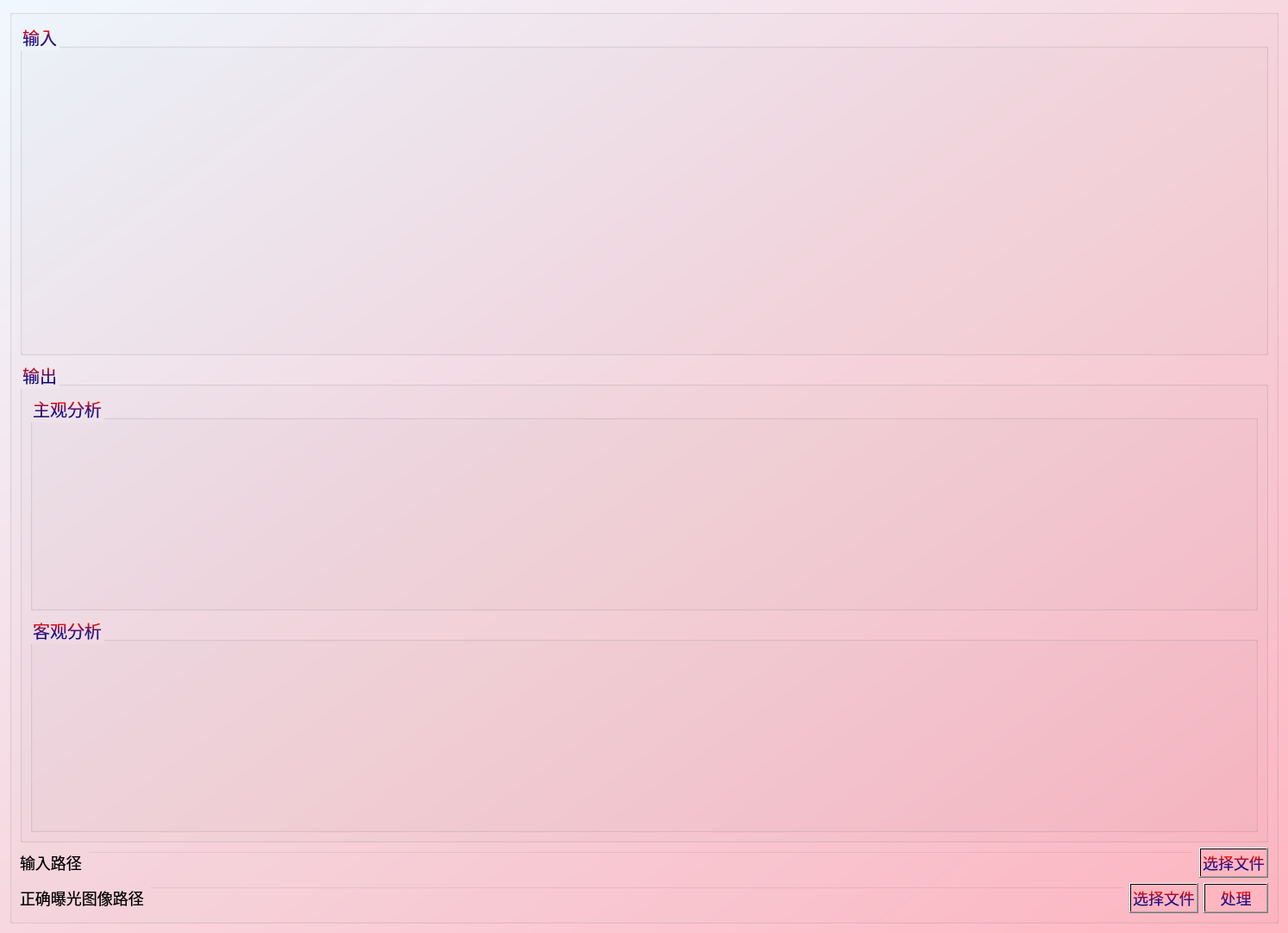
<?xml version="1.0" encoding="UTF-8"?>
<ui version="4.0">
 <class>Form</class>
 <widget class="QWidget" name="Form">
  <property name="geometry">
   <rect>
    <x>0</x>
    <y>0</y>
    <width>1476</width>
    <height>1082</height>
   </rect>
  </property>
  <property name="palette">
   <palette>
    <active>
     <colorrole role="WindowText">
      <brush brushstyle="LinearGradientPattern">
       <gradient startx="0.000000000000000" starty="1.000000000000000" endx="0.000000000000000" endy="0.000000000000000" type="LinearGradient" spread="PadSpread" coordinatemode="ObjectBoundingMode">
        <gradientstop position="0.000000000000000">
         <color alpha="255">
          <red>0</red>
          <green>0</green>
          <blue>0</blue>
         </color>
        </gradientstop>
        <gradientstop position="0.050000000000000">
         <color alpha="255">
          <red>14</red>
          <green>8</green>
          <blue>73</blue>
         </color>
        </gradientstop>
        <gradientstop position="0.360000000000000">
         <color alpha="255">
          <red>28</red>
          <green>17</green>
          <blue>145</blue>
         </color>
        </gradientstop>
        <gradientstop position="0.600000000000000">
         <color alpha="255">
          <red>126</red>
          <green>14</green>
          <blue>81</blue>
         </color>
        </gradientstop>
        <gradientstop position="0.750000000000000">
         <color alpha="255">
          <red>234</red>
          <green>11</green>
          <blue>11</blue>
         </color>
        </gradientstop>
        <gradientstop position="0.790000000000000">
         <color alpha="255">
          <red>244</red>
          <green>70</green>
          <blue>5</blue>
         </color>
        </gradientstop>
        <gradientstop position="0.860000000000000">
         <color alpha="255">
          <red>255</red>
          <green>136</green>
          <blue>0</blue>
         </color>
        </gradientstop>
        <gradientstop position="0.935000000000000">
         <color alpha="255">
          <red>239</red>
          <green>236</green>
          <blue>55</blue>
         </color>
        </gradientstop>
       </gradient>
      </brush>
     </colorrole>
     <colorrole role="Button">
      <brush brushstyle="LinearGradientPattern">
       <gradient startx="0.000000000000000" starty="0.000000000000000" endx="1.000000000000000" endy="1.000000000000000" type="LinearGradient" spread="PadSpread" coordinatemode="ObjectBoundingMode">
        <gradientstop position="0.000000000000000">
         <color alpha="255">
          <red>240</red>
          <green>248</green>
          <blue>255</blue>
         </color>
        </gradientstop>
        <gradientstop position="1.000000000000000">
         <color alpha="255">
          <red>255</red>
          <green>182</green>
          <blue>193</blue>
         </color>
        </gradientstop>
       </gradient>
      </brush>
     </colorrole>
     <colorrole role="Text">
      <brush brushstyle="LinearGradientPattern">
       <gradient startx="0.000000000000000" starty="1.000000000000000" endx="0.000000000000000" endy="0.000000000000000" type="LinearGradient" spread="PadSpread" coordinatemode="ObjectBoundingMode">
        <gradientstop position="0.000000000000000">
         <color alpha="255">
          <red>0</red>
          <green>0</green>
          <blue>0</blue>
         </color>
        </gradientstop>
        <gradientstop position="0.050000000000000">
         <color alpha="255">
          <red>14</red>
          <green>8</green>
          <blue>73</blue>
         </color>
        </gradientstop>
        <gradientstop position="0.360000000000000">
         <color alpha="255">
          <red>28</red>
          <green>17</green>
          <blue>145</blue>
         </color>
        </gradientstop>
        <gradientstop position="0.600000000000000">
         <color alpha="255">
          <red>126</red>
          <green>14</green>
          <blue>81</blue>
         </color>
        </gradientstop>
        <gradientstop position="0.750000000000000">
         <color alpha="255">
          <red>234</red>
          <green>11</green>
          <blue>11</blue>
         </color>
        </gradientstop>
        <gradientstop position="0.790000000000000">
         <color alpha="255">
          <red>244</red>
          <green>70</green>
          <blue>5</blue>
         </color>
        </gradientstop>
        <gradientstop position="0.860000000000000">
         <color alpha="255">
          <red>255</red>
          <green>136</green>
          <blue>0</blue>
         </color>
        </gradientstop>
        <gradientstop position="0.935000000000000">
         <color alpha="255">
          <red>239</red>
          <green>236</green>
          <blue>55</blue>
         </color>
        </gradientstop>
       </gradient>
      </brush>
     </colorrole>
     <colorrole role="ButtonText">
      <brush brushstyle="LinearGradientPattern">
       <gradient startx="0.000000000000000" starty="1.000000000000000" endx="0.000000000000000" endy="0.000000000000000" type="LinearGradient" spread="PadSpread" coordinatemode="ObjectBoundingMode">
        <gradientstop position="0.000000000000000">
         <color alpha="255">
          <red>0</red>
          <green>0</green>
          <blue>0</blue>
         </color>
        </gradientstop>
        <gradientstop position="0.050000000000000">
         <color alpha="255">
          <red>14</red>
          <green>8</green>
          <blue>73</blue>
         </color>
        </gradientstop>
        <gradientstop position="0.360000000000000">
         <color alpha="255">
          <red>28</red>
          <green>17</green>
          <blue>145</blue>
         </color>
        </gradientstop>
        <gradientstop position="0.600000000000000">
         <color alpha="255">
          <red>126</red>
          <green>14</green>
          <blue>81</blue>
         </color>
        </gradientstop>
        <gradientstop position="0.750000000000000">
         <color alpha="255">
          <red>234</red>
          <green>11</green>
          <blue>11</blue>
         </color>
        </gradientstop>
        <gradientstop position="0.790000000000000">
         <color alpha="255">
          <red>244</red>
          <green>70</green>
          <blue>5</blue>
         </color>
        </gradientstop>
        <gradientstop position="0.860000000000000">
         <color alpha="255">
          <red>255</red>
          <green>136</green>
          <blue>0</blue>
         </color>
        </gradientstop>
        <gradientstop position="0.935000000000000">
         <color alpha="255">
          <red>239</red>
          <green>236</green>
          <blue>55</blue>
         </color>
        </gradientstop>
       </gradient>
      </brush>
     </colorrole>
     <colorrole role="Base">
      <brush brushstyle="LinearGradientPattern">
       <gradient startx="0.000000000000000" starty="0.000000000000000" endx="1.000000000000000" endy="1.000000000000000" type="LinearGradient" spread="PadSpread" coordinatemode="ObjectBoundingMode">
        <gradientstop position="0.000000000000000">
         <color alpha="255">
          <red>240</red>
          <green>248</green>
          <blue>255</blue>
         </color>
        </gradientstop>
        <gradientstop position="1.000000000000000">
         <color alpha="255">
          <red>255</red>
          <green>182</green>
          <blue>193</blue>
         </color>
        </gradientstop>
       </gradient>
      </brush>
     </colorrole>
     <colorrole role="Window">
      <brush brushstyle="LinearGradientPattern">
       <gradient startx="0.000000000000000" starty="0.000000000000000" endx="1.000000000000000" endy="1.000000000000000" type="LinearGradient" spread="PadSpread" coordinatemode="ObjectBoundingMode">
        <gradientstop position="0.000000000000000">
         <color alpha="255">
          <red>240</red>
          <green>248</green>
          <blue>255</blue>
         </color>
        </gradientstop>
        <gradientstop position="1.000000000000000">
         <color alpha="255">
          <red>255</red>
          <green>182</green>
          <blue>193</blue>
         </color>
        </gradientstop>
       </gradient>
      </brush>
     </colorrole>
     <colorrole role="PlaceholderText">
      <brush brushstyle="LinearGradientPattern">
       <gradient startx="0.000000000000000" starty="1.000000000000000" endx="0.000000000000000" endy="0.000000000000000" type="LinearGradient" spread="PadSpread" coordinatemode="ObjectBoundingMode">
        <gradientstop position="0.000000000000000">
         <color alpha="255">
          <red>0</red>
          <green>0</green>
          <blue>0</blue>
         </color>
        </gradientstop>
        <gradientstop position="0.050000000000000">
         <color alpha="255">
          <red>14</red>
          <green>8</green>
          <blue>73</blue>
         </color>
        </gradientstop>
        <gradientstop position="0.360000000000000">
         <color alpha="255">
          <red>28</red>
          <green>17</green>
          <blue>145</blue>
         </color>
        </gradientstop>
        <gradientstop position="0.600000000000000">
         <color alpha="255">
          <red>126</red>
          <green>14</green>
          <blue>81</blue>
         </color>
        </gradientstop>
        <gradientstop position="0.750000000000000">
         <color alpha="255">
          <red>234</red>
          <green>11</green>
          <blue>11</blue>
         </color>
        </gradientstop>
        <gradientstop position="0.790000000000000">
         <color alpha="255">
          <red>244</red>
          <green>70</green>
          <blue>5</blue>
         </color>
        </gradientstop>
        <gradientstop position="0.860000000000000">
         <color alpha="255">
          <red>255</red>
          <green>136</green>
          <blue>0</blue>
         </color>
        </gradientstop>
        <gradientstop position="0.935000000000000">
         <color alpha="255">
          <red>239</red>
          <green>236</green>
          <blue>55</blue>
         </color>
        </gradientstop>
       </gradient>
      </brush>
     </colorrole>
    </active>
    <inactive>
     <colorrole role="WindowText">
      <brush brushstyle="LinearGradientPattern">
       <gradient startx="0.000000000000000" starty="1.000000000000000" endx="0.000000000000000" endy="0.000000000000000" type="LinearGradient" spread="PadSpread" coordinatemode="ObjectBoundingMode">
        <gradientstop position="0.000000000000000">
         <color alpha="255">
          <red>0</red>
          <green>0</green>
          <blue>0</blue>
         </color>
        </gradientstop>
        <gradientstop position="0.050000000000000">
         <color alpha="255">
          <red>14</red>
          <green>8</green>
          <blue>73</blue>
         </color>
        </gradientstop>
        <gradientstop position="0.360000000000000">
         <color alpha="255">
          <red>28</red>
          <green>17</green>
          <blue>145</blue>
         </color>
        </gradientstop>
        <gradientstop position="0.600000000000000">
         <color alpha="255">
          <red>126</red>
          <green>14</green>
          <blue>81</blue>
         </color>
        </gradientstop>
        <gradientstop position="0.750000000000000">
         <color alpha="255">
          <red>234</red>
          <green>11</green>
          <blue>11</blue>
         </color>
        </gradientstop>
        <gradientstop position="0.790000000000000">
         <color alpha="255">
          <red>244</red>
          <green>70</green>
          <blue>5</blue>
         </color>
        </gradientstop>
        <gradientstop position="0.860000000000000">
         <color alpha="255">
          <red>255</red>
          <green>136</green>
          <blue>0</blue>
         </color>
        </gradientstop>
        <gradientstop position="0.935000000000000">
         <color alpha="255">
          <red>239</red>
          <green>236</green>
          <blue>55</blue>
         </color>
        </gradientstop>
       </gradient>
      </brush>
     </colorrole>
     <colorrole role="Button">
      <brush brushstyle="LinearGradientPattern">
       <gradient startx="0.000000000000000" starty="0.000000000000000" endx="1.000000000000000" endy="1.000000000000000" type="LinearGradient" spread="PadSpread" coordinatemode="ObjectBoundingMode">
        <gradientstop position="0.000000000000000">
         <color alpha="255">
          <red>240</red>
          <green>248</green>
          <blue>255</blue>
         </color>
        </gradientstop>
        <gradientstop position="1.000000000000000">
         <color alpha="255">
          <red>255</red>
          <green>182</green>
          <blue>193</blue>
         </color>
        </gradientstop>
       </gradient>
      </brush>
     </colorrole>
     <colorrole role="Text">
      <brush brushstyle="LinearGradientPattern">
       <gradient startx="0.000000000000000" starty="1.000000000000000" endx="0.000000000000000" endy="0.000000000000000" type="LinearGradient" spread="PadSpread" coordinatemode="ObjectBoundingMode">
        <gradientstop position="0.000000000000000">
         <color alpha="255">
          <red>0</red>
          <green>0</green>
          <blue>0</blue>
         </color>
        </gradientstop>
        <gradientstop position="0.050000000000000">
         <color alpha="255">
          <red>14</red>
          <green>8</green>
          <blue>73</blue>
         </color>
        </gradientstop>
        <gradientstop position="0.360000000000000">
         <color alpha="255">
          <red>28</red>
          <green>17</green>
          <blue>145</blue>
         </color>
        </gradientstop>
        <gradientstop position="0.600000000000000">
         <color alpha="255">
          <red>126</red>
          <green>14</green>
          <blue>81</blue>
         </color>
        </gradientstop>
        <gradientstop position="0.750000000000000">
         <color alpha="255">
          <red>234</red>
          <green>11</green>
          <blue>11</blue>
         </color>
        </gradientstop>
        <gradientstop position="0.790000000000000">
         <color alpha="255">
          <red>244</red>
          <green>70</green>
          <blue>5</blue>
         </color>
        </gradientstop>
        <gradientstop position="0.860000000000000">
         <color alpha="255">
          <red>255</red>
          <green>136</green>
          <blue>0</blue>
         </color>
        </gradientstop>
        <gradientstop position="0.935000000000000">
         <color alpha="255">
          <red>239</red>
          <green>236</green>
          <blue>55</blue>
         </color>
        </gradientstop>
       </gradient>
      </brush>
     </colorrole>
     <colorrole role="ButtonText">
      <brush brushstyle="LinearGradientPattern">
       <gradient startx="0.000000000000000" starty="1.000000000000000" endx="0.000000000000000" endy="0.000000000000000" type="LinearGradient" spread="PadSpread" coordinatemode="ObjectBoundingMode">
        <gradientstop position="0.000000000000000">
         <color alpha="255">
          <red>0</red>
          <green>0</green>
          <blue>0</blue>
         </color>
        </gradientstop>
        <gradientstop position="0.050000000000000">
         <color alpha="255">
          <red>14</red>
          <green>8</green>
          <blue>73</blue>
         </color>
        </gradientstop>
        <gradientstop position="0.360000000000000">
         <color alpha="255">
          <red>28</red>
          <green>17</green>
          <blue>145</blue>
         </color>
        </gradientstop>
        <gradientstop position="0.600000000000000">
         <color alpha="255">
          <red>126</red>
          <green>14</green>
          <blue>81</blue>
         </color>
        </gradientstop>
        <gradientstop position="0.750000000000000">
         <color alpha="255">
          <red>234</red>
          <green>11</green>
          <blue>11</blue>
         </color>
        </gradientstop>
        <gradientstop position="0.790000000000000">
         <color alpha="255">
          <red>244</red>
          <green>70</green>
          <blue>5</blue>
         </color>
        </gradientstop>
        <gradientstop position="0.860000000000000">
         <color alpha="255">
          <red>255</red>
          <green>136</green>
          <blue>0</blue>
         </color>
        </gradientstop>
        <gradientstop position="0.935000000000000">
         <color alpha="255">
          <red>239</red>
          <green>236</green>
          <blue>55</blue>
         </color>
        </gradientstop>
       </gradient>
      </brush>
     </colorrole>
     <colorrole role="Base">
      <brush brushstyle="LinearGradientPattern">
       <gradient startx="0.000000000000000" starty="0.000000000000000" endx="1.000000000000000" endy="1.000000000000000" type="LinearGradient" spread="PadSpread" coordinatemode="ObjectBoundingMode">
        <gradientstop position="0.000000000000000">
         <color alpha="255">
          <red>240</red>
          <green>248</green>
          <blue>255</blue>
         </color>
        </gradientstop>
        <gradientstop position="1.000000000000000">
         <color alpha="255">
          <red>255</red>
          <green>182</green>
          <blue>193</blue>
         </color>
        </gradientstop>
       </gradient>
      </brush>
     </colorrole>
     <colorrole role="Window">
      <brush brushstyle="LinearGradientPattern">
       <gradient startx="0.000000000000000" starty="0.000000000000000" endx="1.000000000000000" endy="1.000000000000000" type="LinearGradient" spread="PadSpread" coordinatemode="ObjectBoundingMode">
        <gradientstop position="0.000000000000000">
         <color alpha="255">
          <red>240</red>
          <green>248</green>
          <blue>255</blue>
         </color>
        </gradientstop>
        <gradientstop position="1.000000000000000">
         <color alpha="255">
          <red>255</red>
          <green>182</green>
          <blue>193</blue>
         </color>
        </gradientstop>
       </gradient>
      </brush>
     </colorrole>
     <colorrole role="PlaceholderText">
      <brush brushstyle="LinearGradientPattern">
       <gradient startx="0.000000000000000" starty="1.000000000000000" endx="0.000000000000000" endy="0.000000000000000" type="LinearGradient" spread="PadSpread" coordinatemode="ObjectBoundingMode">
        <gradientstop position="0.000000000000000">
         <color alpha="255">
          <red>0</red>
          <green>0</green>
          <blue>0</blue>
         </color>
        </gradientstop>
        <gradientstop position="0.050000000000000">
         <color alpha="255">
          <red>14</red>
          <green>8</green>
          <blue>73</blue>
         </color>
        </gradientstop>
        <gradientstop position="0.360000000000000">
         <color alpha="255">
          <red>28</red>
          <green>17</green>
          <blue>145</blue>
         </color>
        </gradientstop>
        <gradientstop position="0.600000000000000">
         <color alpha="255">
          <red>126</red>
          <green>14</green>
          <blue>81</blue>
         </color>
        </gradientstop>
        <gradientstop position="0.750000000000000">
         <color alpha="255">
          <red>234</red>
          <green>11</green>
          <blue>11</blue>
         </color>
        </gradientstop>
        <gradientstop position="0.790000000000000">
         <color alpha="255">
          <red>244</red>
          <green>70</green>
          <blue>5</blue>
         </color>
        </gradientstop>
        <gradientstop position="0.860000000000000">
         <color alpha="255">
          <red>255</red>
          <green>136</green>
          <blue>0</blue>
         </color>
        </gradientstop>
        <gradientstop position="0.935000000000000">
         <color alpha="255">
          <red>239</red>
          <green>236</green>
          <blue>55</blue>
         </color>
        </gradientstop>
       </gradient>
      </brush>
     </colorrole>
    </inactive>
    <disabled>
     <colorrole role="WindowText">
      <brush brushstyle="LinearGradientPattern">
       <gradient startx="0.000000000000000" starty="1.000000000000000" endx="0.000000000000000" endy="0.000000000000000" type="LinearGradient" spread="PadSpread" coordinatemode="ObjectBoundingMode">
        <gradientstop position="0.000000000000000">
         <color alpha="255">
          <red>0</red>
          <green>0</green>
          <blue>0</blue>
         </color>
        </gradientstop>
        <gradientstop position="0.050000000000000">
         <color alpha="255">
          <red>14</red>
          <green>8</green>
          <blue>73</blue>
         </color>
        </gradientstop>
        <gradientstop position="0.360000000000000">
         <color alpha="255">
          <red>28</red>
          <green>17</green>
          <blue>145</blue>
         </color>
        </gradientstop>
        <gradientstop position="0.600000000000000">
         <color alpha="255">
          <red>126</red>
          <green>14</green>
          <blue>81</blue>
         </color>
        </gradientstop>
        <gradientstop position="0.750000000000000">
         <color alpha="255">
          <red>234</red>
          <green>11</green>
          <blue>11</blue>
         </color>
        </gradientstop>
        <gradientstop position="0.790000000000000">
         <color alpha="255">
          <red>244</red>
          <green>70</green>
          <blue>5</blue>
         </color>
        </gradientstop>
        <gradientstop position="0.860000000000000">
         <color alpha="255">
          <red>255</red>
          <green>136</green>
          <blue>0</blue>
         </color>
        </gradientstop>
        <gradientstop position="0.935000000000000">
         <color alpha="255">
          <red>239</red>
          <green>236</green>
          <blue>55</blue>
         </color>
        </gradientstop>
       </gradient>
      </brush>
     </colorrole>
     <colorrole role="Button">
      <brush brushstyle="LinearGradientPattern">
       <gradient startx="0.000000000000000" starty="0.000000000000000" endx="1.000000000000000" endy="1.000000000000000" type="LinearGradient" spread="PadSpread" coordinatemode="ObjectBoundingMode">
        <gradientstop position="0.000000000000000">
         <color alpha="255">
          <red>240</red>
          <green>248</green>
          <blue>255</blue>
         </color>
        </gradientstop>
        <gradientstop position="1.000000000000000">
         <color alpha="255">
          <red>255</red>
          <green>182</green>
          <blue>193</blue>
         </color>
        </gradientstop>
       </gradient>
      </brush>
     </colorrole>
     <colorrole role="Text">
      <brush brushstyle="LinearGradientPattern">
       <gradient startx="0.000000000000000" starty="1.000000000000000" endx="0.000000000000000" endy="0.000000000000000" type="LinearGradient" spread="PadSpread" coordinatemode="ObjectBoundingMode">
        <gradientstop position="0.000000000000000">
         <color alpha="255">
          <red>0</red>
          <green>0</green>
          <blue>0</blue>
         </color>
        </gradientstop>
        <gradientstop position="0.050000000000000">
         <color alpha="255">
          <red>14</red>
          <green>8</green>
          <blue>73</blue>
         </color>
        </gradientstop>
        <gradientstop position="0.360000000000000">
         <color alpha="255">
          <red>28</red>
          <green>17</green>
          <blue>145</blue>
         </color>
        </gradientstop>
        <gradientstop position="0.600000000000000">
         <color alpha="255">
          <red>126</red>
          <green>14</green>
          <blue>81</blue>
         </color>
        </gradientstop>
        <gradientstop position="0.750000000000000">
         <color alpha="255">
          <red>234</red>
          <green>11</green>
          <blue>11</blue>
         </color>
        </gradientstop>
        <gradientstop position="0.790000000000000">
         <color alpha="255">
          <red>244</red>
          <green>70</green>
          <blue>5</blue>
         </color>
        </gradientstop>
        <gradientstop position="0.860000000000000">
         <color alpha="255">
          <red>255</red>
          <green>136</green>
          <blue>0</blue>
         </color>
        </gradientstop>
        <gradientstop position="0.935000000000000">
         <color alpha="255">
          <red>239</red>
          <green>236</green>
          <blue>55</blue>
         </color>
        </gradientstop>
       </gradient>
      </brush>
     </colorrole>
     <colorrole role="ButtonText">
      <brush brushstyle="LinearGradientPattern">
       <gradient startx="0.000000000000000" starty="1.000000000000000" endx="0.000000000000000" endy="0.000000000000000" type="LinearGradient" spread="PadSpread" coordinatemode="ObjectBoundingMode">
        <gradientstop position="0.000000000000000">
         <color alpha="255">
          <red>0</red>
          <green>0</green>
          <blue>0</blue>
         </color>
        </gradientstop>
        <gradientstop position="0.050000000000000">
         <color alpha="255">
          <red>14</red>
          <green>8</green>
          <blue>73</blue>
         </color>
        </gradientstop>
        <gradientstop position="0.360000000000000">
         <color alpha="255">
          <red>28</red>
          <green>17</green>
          <blue>145</blue>
         </color>
        </gradientstop>
        <gradientstop position="0.600000000000000">
         <color alpha="255">
          <red>126</red>
          <green>14</green>
          <blue>81</blue>
         </color>
        </gradientstop>
        <gradientstop position="0.750000000000000">
         <color alpha="255">
          <red>234</red>
          <green>11</green>
          <blue>11</blue>
         </color>
        </gradientstop>
        <gradientstop position="0.790000000000000">
         <color alpha="255">
          <red>244</red>
          <green>70</green>
          <blue>5</blue>
         </color>
        </gradientstop>
        <gradientstop position="0.860000000000000">
         <color alpha="255">
          <red>255</red>
          <green>136</green>
          <blue>0</blue>
         </color>
        </gradientstop>
        <gradientstop position="0.935000000000000">
         <color alpha="255">
          <red>239</red>
          <green>236</green>
          <blue>55</blue>
         </color>
        </gradientstop>
       </gradient>
      </brush>
     </colorrole>
     <colorrole role="Base">
      <brush brushstyle="LinearGradientPattern">
       <gradient startx="0.000000000000000" starty="0.000000000000000" endx="1.000000000000000" endy="1.000000000000000" type="LinearGradient" spread="PadSpread" coordinatemode="ObjectBoundingMode">
        <gradientstop position="0.000000000000000">
         <color alpha="255">
          <red>240</red>
          <green>248</green>
          <blue>255</blue>
         </color>
        </gradientstop>
        <gradientstop position="1.000000000000000">
         <color alpha="255">
          <red>255</red>
          <green>182</green>
          <blue>193</blue>
         </color>
        </gradientstop>
       </gradient>
      </brush>
     </colorrole>
     <colorrole role="Window">
      <brush brushstyle="LinearGradientPattern">
       <gradient startx="0.000000000000000" starty="0.000000000000000" endx="1.000000000000000" endy="1.000000000000000" type="LinearGradient" spread="PadSpread" coordinatemode="ObjectBoundingMode">
        <gradientstop position="0.000000000000000">
         <color alpha="255">
          <red>240</red>
          <green>248</green>
          <blue>255</blue>
         </color>
        </gradientstop>
        <gradientstop position="1.000000000000000">
         <color alpha="255">
          <red>255</red>
          <green>182</green>
          <blue>193</blue>
         </color>
        </gradientstop>
       </gradient>
      </brush>
     </colorrole>
     <colorrole role="PlaceholderText">
      <brush brushstyle="LinearGradientPattern">
       <gradient startx="0.000000000000000" starty="1.000000000000000" endx="0.000000000000000" endy="0.000000000000000" type="LinearGradient" spread="PadSpread" coordinatemode="ObjectBoundingMode">
        <gradientstop position="0.000000000000000">
         <color alpha="255">
          <red>0</red>
          <green>0</green>
          <blue>0</blue>
         </color>
        </gradientstop>
        <gradientstop position="0.050000000000000">
         <color alpha="255">
          <red>14</red>
          <green>8</green>
          <blue>73</blue>
         </color>
        </gradientstop>
        <gradientstop position="0.360000000000000">
         <color alpha="255">
          <red>28</red>
          <green>17</green>
          <blue>145</blue>
         </color>
        </gradientstop>
        <gradientstop position="0.600000000000000">
         <color alpha="255">
          <red>126</red>
          <green>14</green>
          <blue>81</blue>
         </color>
        </gradientstop>
        <gradientstop position="0.750000000000000">
         <color alpha="255">
          <red>234</red>
          <green>11</green>
          <blue>11</blue>
         </color>
        </gradientstop>
        <gradientstop position="0.790000000000000">
         <color alpha="255">
          <red>244</red>
          <green>70</green>
          <blue>5</blue>
         </color>
        </gradientstop>
        <gradientstop position="0.860000000000000">
         <color alpha="255">
          <red>255</red>
          <green>136</green>
          <blue>0</blue>
         </color>
        </gradientstop>
        <gradientstop position="0.935000000000000">
         <color alpha="255">
          <red>239</red>
          <green>236</green>
          <blue>55</blue>
         </color>
        </gradientstop>
       </gradient>
      </brush>
     </colorrole>
    </disabled>
   </palette>
  </property>
  <property name="font">
   <font>
    <family>Adobe 楷体 Std R</family>
    <pointsize>9</pointsize>
    <italic>false</italic>
    <bold>false</bold>
    <strikeout>false</strikeout>
   </font>
  </property>
  <property name="windowTitle">
   <string>Form</string>
  </property>
  <property name="styleSheet">
   <string notr="true">
color:qlineargradient(spread:pad, x1:0, y1:1, x2:0, y2:0, stop:0 rgba(0, 0, 0, 255), stop:0.05 rgba(14, 8, 73, 255), stop:0.36 rgba(28, 17, 145, 255), stop:0.6 rgba(126, 14, 81, 255), stop:0.75 rgba(234, 11, 11, 255), stop:0.79 rgba(244, 70, 5, 255), stop:0.86 rgba(255, 136, 0, 255), stop:0.935 rgba(239, 236, 55, 255));
font: 9pt &quot;Adobe 楷体 Std R&quot;;
border-color: rgb(255, 255, 255);
gridline-color: rgb(255, 255, 255);</string>
  </property>
  <layout class="QVBoxLayout" name="verticalLayout">
   <item>
    <widget class="QGroupBox" name="groupBox_2">
     <property name="minimumSize">
      <size>
       <width>0</width>
       <height>0</height>
      </size>
     </property>
     <property name="maximumSize">
      <size>
       <width>16777215</width>
       <height>16777215</height>
      </size>
     </property>
     <property name="layoutDirection">
      <enum>Qt::LeftToRight</enum>
     </property>
     <property name="styleSheet">
      <string notr="true">font: 9pt &quot;Adobe 楷体 Std R&quot;;
font-color: rgb(255, 255, 255);
border-color: rgb(255, 255, 255);

gridline-color: rgb(255, 255, 255);
</string>
     </property>
     <property name="title">
      <string/>
     </property>
     <property name="flat">
      <bool>true</bool>
     </property>
     <property name="checkable">
      <bool>false</bool>
     </property>
     <layout class="QVBoxLayout" name="verticalLayout_2">
      <item>
       <widget class="QGroupBox" name="groupBox_9">
        <property name="minimumSize">
         <size>
          <width>0</width>
          <height>0</height>
         </size>
        </property>
        <property name="maximumSize">
         <size>
          <width>16777215</width>
          <height>16777215</height>
         </size>
        </property>
        <property name="styleSheet">
         <string notr="true">font-Size:20px;
qproperty-alignment:132;</string>
        </property>
        <property name="title">
         <string>输入</string>
        </property>
        <layout class="QVBoxLayout" name="verticalLayout_10">
         <item>
          <widget class="QLabel" name="img">
           <property name="minimumSize">
            <size>
             <width>1400</width>
             <height>200</height>
            </size>
           </property>
           <property name="maximumSize">
            <size>
             <width>1400</width>
             <height>200</height>
            </size>
           </property>
           <property name="styleSheet">
            <string>background-color:transparent;
font-size:16px;
</string>
           </property>
           <property name="text">
            <string/>
           </property>
          </widget>
         </item>
        </layout>
       </widget>
      </item>
      <item>
       <widget class="QGroupBox" name="groupBox_10">
        <property name="minimumSize">
         <size>
          <width>0</width>
          <height>0</height>
         </size>
        </property>
        <property name="maximumSize">
         <size>
          <width>16777215</width>
          <height>16777215</height>
         </size>
        </property>
        <property name="styleSheet">
         <string notr="true">font-Size:20px;
qproperty-alignment:132;</string>
        </property>
        <property name="title">
         <string>输出</string>
        </property>
        <layout class="QVBoxLayout" name="verticalLayout_5">
         <item>
          <widget class="QGroupBox" name="groupBox">
           <property name="styleSheet">
            <string notr="true">qproperty-alignment:0;</string>
           </property>
           <property name="title">
            <string>主观分析</string>
           </property>
           <layout class="QVBoxLayout" name="verticalLayout_3">
            <item>
             <widget class="QLabel" name="result1">
              <property name="minimumSize">
               <size>
                <width>1400</width>
                <height>200</height>
               </size>
              </property>
              <property name="maximumSize">
               <size>
                <width>1400</width>
                <height>200</height>
               </size>
              </property>
              <property name="styleSheet">
               <string notr="true">background-color:transparent;
font-size:16px;
</string>
              </property>
              <property name="text">
               <string/>
              </property>
             </widget>
            </item>
           </layout>
          </widget>
         </item>
         <item>
          <widget class="QGroupBox" name="groupBox_3">
           <property name="styleSheet">
            <string notr="true">qproperty-alignment:0;</string>
           </property>
           <property name="title">
            <string>客观分析</string>
           </property>
           <layout class="QVBoxLayout" name="verticalLayout_4">
            <item>
             <widget class="QLabel" name="result2">
              <property name="minimumSize">
               <size>
                <width>1400</width>
                <height>200</height>
               </size>
              </property>
              <property name="maximumSize">
               <size>
                <width>1400</width>
                <height>200</height>
               </size>
              </property>
              <property name="styleSheet">
               <string notr="true">background-color:transparent;
font-size:16px;
</string>
              </property>
              <property name="text">
               <string/>
              </property>
             </widget>
            </item>
           </layout>
          </widget>
         </item>
        </layout>
       </widget>
      </item>
      <item>
       <layout class="QHBoxLayout" name="horizontalLayout_6">
        <item>
         <widget class="QLabel" name="label_6">
          <property name="styleSheet">
           <string notr="true">font-Size:18px;</string>
          </property>
          <property name="text">
           <string>输入路径</string>
          </property>
         </widget>
        </item>
        <item>
         <widget class="QLineEdit" name="lineEdit_3">
          <property name="styleSheet">
           <string>background-color:transparent;
font-size:16px;
</string>
          </property>
         </widget>
        </item>
        <item>
         <widget class="QPushButton" name="pushButton_5">
          <property name="styleSheet">
           <string notr="true">font-Size:18px;
background:qlineargradient(spread:pad,x1:0,y1:0,x2:1,y2:1,stop:0 #FFb6c1,stop:1#FFb6c1);
</string>
          </property>
          <property name="text">
           <string>选择文件</string>
          </property>
         </widget>
        </item>
       </layout>
      </item>
      <item>
       <layout class="QHBoxLayout" name="horizontalLayout_7">
        <item>
         <widget class="QLabel" name="label_7">
          <property name="styleSheet">
           <string notr="true">font-Size:18px;</string>
          </property>
          <property name="text">
           <string>正确曝光图像路径</string>
          </property>
         </widget>
        </item>
        <item>
         <widget class="QLineEdit" name="lineEdit_4">
          <property name="styleSheet">
           <string>background-color:transparent;
font-size:16px;
</string>
          </property>
         </widget>
        </item>
        <item>
         <widget class="QPushButton" name="pushButton_6">
          <property name="styleSheet">
           <string notr="true">font-Size:18px;
background:qlineargradient(spread:pad,x1:0,y1:0,x2:1,y2:1,stop:0 #FFb6c1,stop:1#FFb6c1);
</string>
          </property>
          <property name="text">
           <string>选择文件</string>
          </property>
         </widget>
        </item>
        <item>
         <widget class="QPushButton" name="pushButton_7">
          <property name="styleSheet">
           <string notr="true">background:qlineargradient(spread:pad,x1:0,y1:0,x2:1,y2:1,stop:0 #FFb6c1,stop:1#FFb6c1);
font-Size:18px;</string>
          </property>
          <property name="text">
           <string>处理</string>
          </property>
          <property name="default">
           <bool>false</bool>
          </property>
          <property name="flat">
           <bool>false</bool>
          </property>
         </widget>
        </item>
       </layout>
      </item>
     </layout>
    </widget>
   </item>
  </layout>
 </widget>
 <resources/>
 <connections/>
</ui>
